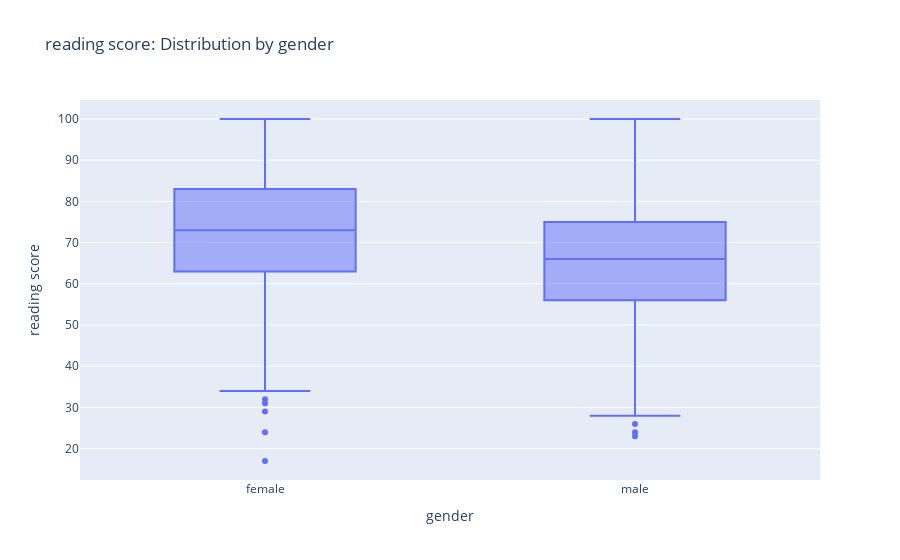

This figure's notebook cell:
### Code cell
assert gender_col is not None and reading_col is not None
fig = px.box(df, x=gender_col, y=reading_col, points="outliers", title=f"{reading_col}: Distribution by {gender_col}")
fig.show()

meds = df.groupby(gender_col)[reading_col].median().round(1).to_dict()
print(f"[INSIGHT] {reading_col} medians by {gender_col}: {meds}")
print("[DECISION] Consider differentiated reading strategies for the lower-median group.")

### Figure 1 — Plotly figure (JSON) as saved in the notebook; plotly's stock layout.template omitted (floating-point values rounded to 4 significant figures; data arrays with more than 128 entries replaced by an {"elided": "..."} marker saying what was removed)
{"data": [{"alignmentgroup": "True", "boxpoints": "outliers", "hovertemplate": "gender=%{x}<br>reading score=%{y}<extra></extra>", "legendgroup": "", "marker": {"color": "#636efa"}, "name": "", "notched": false, "offsetgroup": "", "orientation": "v", "showlegend": false, "type": "box", "x": {"elided": "1000 str values"}, "x0": " ", "xaxis": "x", "y": {"elided": "1000 int values"}, "y0": " ", "yaxis": "y"}], "layout": {"boxmode": "group", "legend": {"tracegroupgap": 0}, "title": {"text": "reading score: Distribution by gender"}, "xaxis": {"anchor": "y", "domain": [0, 1], "title": {"text": "gender"}}, "yaxis": {"anchor": "x", "domain": [0, 1], "title": {"text": "reading score"}}}}
